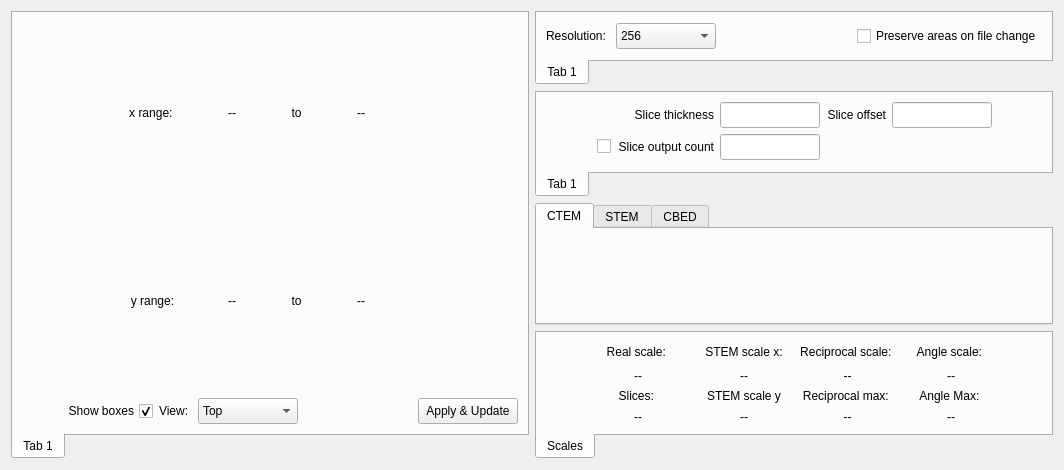
<?xml version="1.0" encoding="UTF-8"?>
<ui version="4.0">
 <class>AreaLayoutFrame</class>
 <widget class="QWidget" name="AreaLayoutFrame">
  <property name="geometry">
   <rect>
    <x>0</x>
    <y>0</y>
    <width>1064</width>
    <height>470</height>
   </rect>
  </property>
  <property name="windowTitle">
   <string>Form</string>
  </property>
  <layout class="QGridLayout" name="gridLayout" rowstretch="0,0,1,0" columnstretch="1,1">
   <item row="2" column="1">
    <widget class="QTabWidget" name="tabAreaWidget">
     <property name="sizePolicy">
      <sizepolicy hsizetype="Minimum" vsizetype="Minimum">
       <horstretch>0</horstretch>
       <verstretch>0</verstretch>
      </sizepolicy>
     </property>
     <property name="currentIndex">
      <number>0</number>
     </property>
     <widget class="QWidget" name="tbCtem">
      <attribute name="title">
       <string>CTEM</string>
      </attribute>
      <layout class="QHBoxLayout" name="horizontalLayout_2">
       <item>
        <layout class="QVBoxLayout" name="vCtemLayout">
         <property name="sizeConstraint">
          <enum>QLayout::SetDefaultConstraint</enum>
         </property>
        </layout>
       </item>
      </layout>
     </widget>
     <widget class="QWidget" name="tbStem">
      <attribute name="title">
       <string>STEM</string>
      </attribute>
      <layout class="QVBoxLayout" name="verticalLayout_3">
       <item>
        <layout class="QVBoxLayout" name="vStemLayout"/>
       </item>
      </layout>
     </widget>
     <widget class="QWidget" name="tbCbed">
      <attribute name="title">
       <string>CBED</string>
      </attribute>
      <layout class="QVBoxLayout" name="verticalLayout_2">
       <item>
        <layout class="QVBoxLayout" name="vCbedLayout"/>
       </item>
      </layout>
     </widget>
    </widget>
   </item>
   <item row="0" column="1">
    <widget class="tabPanel" name="tabGeneralWidget">
     <property name="sizePolicy">
      <sizepolicy hsizetype="Minimum" vsizetype="Minimum">
       <horstretch>0</horstretch>
       <verstretch>0</verstretch>
      </sizepolicy>
     </property>
     <property name="tabPosition">
      <enum>QTabWidget::South</enum>
     </property>
     <property name="currentIndex">
      <number>0</number>
     </property>
     <widget class="QWidget" name="tab_3">
      <attribute name="title">
       <string>Tab 1</string>
      </attribute>
      <layout class="QGridLayout" name="gridLayout_5">
       <item row="0" column="2">
        <spacer name="horizontalSpacer">
         <property name="orientation">
          <enum>Qt::Horizontal</enum>
         </property>
         <property name="sizeHint" stdset="0">
          <size>
           <width>40</width>
           <height>20</height>
          </size>
         </property>
        </spacer>
       </item>
       <item row="0" column="3">
        <widget class="QCheckBox" name="chkKeep">
         <property name="text">
          <string>Preserve areas on file change</string>
         </property>
        </widget>
       </item>
       <item row="0" column="0">
        <widget class="QLabel" name="label">
         <property name="text">
          <string>Resolution: </string>
         </property>
        </widget>
       </item>
       <item row="0" column="1">
        <widget class="QComboBox" name="cmbResolution">
         <property name="minimumSize">
          <size>
           <width>100</width>
           <height>26</height>
          </size>
         </property>
         <item>
          <property name="text">
           <string>256</string>
          </property>
         </item>
         <item>
          <property name="text">
           <string>512</string>
          </property>
         </item>
         <item>
          <property name="text">
           <string>768</string>
          </property>
         </item>
         <item>
          <property name="text">
           <string>1024</string>
          </property>
         </item>
         <item>
          <property name="text">
           <string>1536</string>
          </property>
         </item>
         <item>
          <property name="text">
           <string>2048</string>
          </property>
         </item>
         <item>
          <property name="text">
           <string>3072</string>
          </property>
         </item>
         <item>
          <property name="text">
           <string>4096</string>
          </property>
         </item>
         <item>
          <property name="text">
           <string>8192</string>
          </property>
         </item>
        </widget>
       </item>
      </layout>
     </widget>
    </widget>
   </item>
   <item row="1" column="1">
    <widget class="tabPanel" name="tabZWidget">
     <property name="sizePolicy">
      <sizepolicy hsizetype="Minimum" vsizetype="Minimum">
       <horstretch>0</horstretch>
       <verstretch>0</verstretch>
      </sizepolicy>
     </property>
     <property name="tabPosition">
      <enum>QTabWidget::South</enum>
     </property>
     <property name="currentIndex">
      <number>0</number>
     </property>
     <widget class="QWidget" name="tZ">
      <attribute name="title">
       <string>Tab 1</string>
      </attribute>
      <layout class="QGridLayout" name="gridLayout_3">
       <item row="0" column="2">
        <widget class="QLabel" name="label_4">
         <property name="text">
          <string>Slice thickness</string>
         </property>
         <property name="alignment">
          <set>Qt::AlignRight|Qt::AlignTrailing|Qt::AlignVCenter</set>
         </property>
        </widget>
       </item>
       <item row="0" column="3">
        <widget class="EditUnitsBox" name="edtSliceThickness">
         <property name="minimumSize">
          <size>
           <width>100</width>
           <height>26</height>
          </size>
         </property>
         <property name="maximumSize">
          <size>
           <width>100</width>
           <height>16777215</height>
          </size>
         </property>
        </widget>
       </item>
       <item row="0" column="7">
        <spacer name="horizontalSpacer_5">
         <property name="orientation">
          <enum>Qt::Horizontal</enum>
         </property>
         <property name="sizeHint" stdset="0">
          <size>
           <width>43</width>
           <height>20</height>
          </size>
         </property>
        </spacer>
       </item>
       <item row="0" column="0">
        <spacer name="horizontalSpacer_4">
         <property name="orientation">
          <enum>Qt::Horizontal</enum>
         </property>
         <property name="sizeHint" stdset="0">
          <size>
           <width>44</width>
           <height>20</height>
          </size>
         </property>
        </spacer>
       </item>
       <item row="0" column="4">
        <widget class="QLabel" name="label_5">
         <property name="text">
          <string>Slice offset</string>
         </property>
         <property name="alignment">
          <set>Qt::AlignRight|Qt::AlignTrailing|Qt::AlignVCenter</set>
         </property>
        </widget>
       </item>
       <item row="0" column="5">
        <widget class="EditUnitsBox" name="edtSliceOffset">
         <property name="minimumSize">
          <size>
           <width>100</width>
           <height>26</height>
          </size>
         </property>
         <property name="maximumSize">
          <size>
           <width>100</width>
           <height>16777215</height>
          </size>
         </property>
        </widget>
       </item>
       <item row="1" column="2">
        <widget class="QLabel" name="label_11">
         <property name="text">
          <string>Slice output count</string>
         </property>
         <property name="alignment">
          <set>Qt::AlignRight|Qt::AlignTrailing|Qt::AlignVCenter</set>
         </property>
        </widget>
       </item>
       <item row="1" column="3">
        <widget class="EditUnitsBox" name="edtSliceOutput">
         <property name="minimumSize">
          <size>
           <width>100</width>
           <height>26</height>
          </size>
         </property>
         <property name="maximumSize">
          <size>
           <width>100</width>
           <height>16777215</height>
          </size>
         </property>
        </widget>
       </item>
       <item row="1" column="1">
        <widget class="QCheckBox" name="chkSliceOutput">
         <property name="text">
          <string/>
         </property>
        </widget>
       </item>
      </layout>
     </widget>
    </widget>
   </item>
   <item row="3" column="1">
    <widget class="tabPanel" name="tabScaleWidget">
     <property name="sizePolicy">
      <sizepolicy hsizetype="Minimum" vsizetype="Minimum">
       <horstretch>0</horstretch>
       <verstretch>0</verstretch>
      </sizepolicy>
     </property>
     <property name="tabPosition">
      <enum>QTabWidget::South</enum>
     </property>
     <property name="currentIndex">
      <number>0</number>
     </property>
     <widget class="QWidget" name="tbScales">
      <attribute name="title">
       <string>Scales</string>
      </attribute>
      <layout class="QGridLayout" name="gridLayout_2" columnstretch="0,0,0,0,0,0,0">
       <item row="3" column="5">
        <widget class="QLabel" name="lblAngleScale">
         <property name="text">
          <string>--</string>
         </property>
         <property name="alignment">
          <set>Qt::AlignCenter</set>
         </property>
        </widget>
       </item>
       <item row="3" column="3">
        <widget class="QLabel" name="lblFreqScale">
         <property name="text">
          <string>--</string>
         </property>
         <property name="alignment">
          <set>Qt::AlignCenter</set>
         </property>
        </widget>
       </item>
       <item row="2" column="3">
        <widget class="QLabel" name="label_8">
         <property name="text">
          <string>Reciprocal scale: </string>
         </property>
         <property name="alignment">
          <set>Qt::AlignCenter</set>
         </property>
        </widget>
       </item>
       <item row="2" column="6">
        <spacer name="horizontalSpacer_3">
         <property name="orientation">
          <enum>Qt::Horizontal</enum>
         </property>
         <property name="sizeHint" stdset="0">
          <size>
           <width>0</width>
           <height>20</height>
          </size>
         </property>
        </spacer>
       </item>
       <item row="3" column="2">
        <widget class="QLabel" name="lblStemScaleX">
         <property name="minimumSize">
          <size>
           <width>100</width>
           <height>0</height>
          </size>
         </property>
         <property name="text">
          <string>--</string>
         </property>
         <property name="alignment">
          <set>Qt::AlignCenter</set>
         </property>
        </widget>
       </item>
       <item row="3" column="1">
        <widget class="QLabel" name="lblRealScale">
         <property name="minimumSize">
          <size>
           <width>100</width>
           <height>0</height>
          </size>
         </property>
         <property name="text">
          <string>--</string>
         </property>
         <property name="alignment">
          <set>Qt::AlignCenter</set>
         </property>
        </widget>
       </item>
       <item row="5" column="2">
        <widget class="QLabel" name="lblStemScaleY">
         <property name="minimumSize">
          <size>
           <width>100</width>
           <height>0</height>
          </size>
         </property>
         <property name="text">
          <string>--</string>
         </property>
         <property name="alignment">
          <set>Qt::AlignCenter</set>
         </property>
        </widget>
       </item>
       <item row="5" column="5">
        <widget class="QLabel" name="lblAngleMax">
         <property name="minimumSize">
          <size>
           <width>100</width>
           <height>0</height>
          </size>
         </property>
         <property name="text">
          <string>--</string>
         </property>
         <property name="alignment">
          <set>Qt::AlignCenter</set>
         </property>
        </widget>
       </item>
       <item row="4" column="3">
        <widget class="QLabel" name="label_3">
         <property name="text">
          <string>Reciprocal max: </string>
         </property>
         <property name="alignment">
          <set>Qt::AlignCenter</set>
         </property>
        </widget>
       </item>
       <item row="2" column="1">
        <widget class="QLabel" name="label_2">
         <property name="text">
          <string>Real scale: </string>
         </property>
         <property name="alignment">
          <set>Qt::AlignCenter</set>
         </property>
        </widget>
       </item>
       <item row="2" column="0">
        <spacer name="horizontalSpacer_2">
         <property name="orientation">
          <enum>Qt::Horizontal</enum>
         </property>
         <property name="sizeHint" stdset="0">
          <size>
           <width>0</width>
           <height>20</height>
          </size>
         </property>
        </spacer>
       </item>
       <item row="5" column="3">
        <widget class="QLabel" name="lblFreqMax">
         <property name="text">
          <string>--</string>
         </property>
         <property name="alignment">
          <set>Qt::AlignCenter</set>
         </property>
        </widget>
       </item>
       <item row="4" column="5">
        <widget class="QLabel" name="label_7">
         <property name="text">
          <string>Angle Max: </string>
         </property>
         <property name="alignment">
          <set>Qt::AlignCenter</set>
         </property>
        </widget>
       </item>
       <item row="2" column="5">
        <widget class="QLabel" name="label_10">
         <property name="text">
          <string>Angle scale: </string>
         </property>
         <property name="alignment">
          <set>Qt::AlignCenter</set>
         </property>
        </widget>
       </item>
       <item row="2" column="2">
        <widget class="QLabel" name="lblStemXHeader">
         <property name="text">
          <string>STEM scale x:</string>
         </property>
         <property name="alignment">
          <set>Qt::AlignCenter</set>
         </property>
        </widget>
       </item>
       <item row="4" column="2">
        <widget class="QLabel" name="lblStemYHeader">
         <property name="text">
          <string>STEM scale y</string>
         </property>
         <property name="alignment">
          <set>Qt::AlignCenter</set>
         </property>
        </widget>
       </item>
       <item row="5" column="1">
        <widget class="QLabel" name="lblSlices">
         <property name="minimumSize">
          <size>
           <width>100</width>
           <height>0</height>
          </size>
         </property>
         <property name="text">
          <string>--</string>
         </property>
         <property name="alignment">
          <set>Qt::AlignCenter</set>
         </property>
        </widget>
       </item>
       <item row="4" column="1">
        <widget class="QLabel" name="label_6">
         <property name="text">
          <string>Slices: </string>
         </property>
         <property name="alignment">
          <set>Qt::AlignCenter</set>
         </property>
        </widget>
       </item>
      </layout>
     </widget>
    </widget>
   </item>
   <item row="0" column="0" rowspan="4">
    <widget class="tabPanel" name="tbStructurePlot">
     <property name="tabPosition">
      <enum>QTabWidget::South</enum>
     </property>
     <property name="currentIndex">
      <number>0</number>
     </property>
     <widget class="QWidget" name="tPlot">
      <attribute name="title">
       <string>Tab 1</string>
      </attribute>
      <layout class="QVBoxLayout" name="verticalLayout">
       <item>
        <layout class="QVBoxLayout" name="vPlotLayout">
         <item>
          <layout class="QGridLayout" name="gridLayout_7">
           <item row="0" column="2">
            <widget class="QLabel" name="lblStructStartX">
             <property name="minimumSize">
              <size>
               <width>100</width>
               <height>0</height>
              </size>
             </property>
             <property name="text">
              <string>--</string>
             </property>
             <property name="alignment">
              <set>Qt::AlignCenter</set>
             </property>
            </widget>
           </item>
           <item row="0" column="1">
            <widget class="QLabel" name="label_17">
             <property name="text">
              <string>x range: </string>
             </property>
             <property name="alignment">
              <set>Qt::AlignCenter</set>
             </property>
            </widget>
           </item>
           <item row="0" column="4">
            <widget class="QLabel" name="lblStructFinishX">
             <property name="minimumSize">
              <size>
               <width>100</width>
               <height>0</height>
              </size>
             </property>
             <property name="text">
              <string>--</string>
             </property>
             <property name="alignment">
              <set>Qt::AlignCenter</set>
             </property>
            </widget>
           </item>
           <item row="0" column="0">
            <spacer name="horizontalSpacer_10">
             <property name="orientation">
              <enum>Qt::Horizontal</enum>
             </property>
             <property name="sizeHint" stdset="0">
              <size>
               <width>40</width>
               <height>20</height>
              </size>
             </property>
            </spacer>
           </item>
           <item row="0" column="3">
            <widget class="QLabel" name="label_18">
             <property name="text">
              <string> to </string>
             </property>
             <property name="alignment">
              <set>Qt::AlignCenter</set>
             </property>
            </widget>
           </item>
           <item row="0" column="5">
            <spacer name="horizontalSpacer_9">
             <property name="orientation">
              <enum>Qt::Horizontal</enum>
             </property>
             <property name="sizeType">
              <enum>QSizePolicy::Expanding</enum>
             </property>
             <property name="sizeHint" stdset="0">
              <size>
               <width>40</width>
               <height>20</height>
              </size>
             </property>
            </spacer>
           </item>
           <item row="1" column="2">
            <widget class="QLabel" name="lblStructStartY">
             <property name="minimumSize">
              <size>
               <width>100</width>
               <height>0</height>
              </size>
             </property>
             <property name="text">
              <string>--</string>
             </property>
             <property name="alignment">
              <set>Qt::AlignCenter</set>
             </property>
            </widget>
           </item>
           <item row="1" column="3">
            <widget class="QLabel" name="label_19">
             <property name="text">
              <string> to </string>
             </property>
             <property name="alignment">
              <set>Qt::AlignCenter</set>
             </property>
            </widget>
           </item>
           <item row="1" column="1">
            <widget class="QLabel" name="label_16">
             <property name="text">
              <string>y range:</string>
             </property>
             <property name="alignment">
              <set>Qt::AlignCenter</set>
             </property>
            </widget>
           </item>
           <item row="1" column="4">
            <widget class="QLabel" name="lblStructFinishY">
             <property name="minimumSize">
              <size>
               <width>100</width>
               <height>0</height>
              </size>
             </property>
             <property name="text">
              <string>--</string>
             </property>
             <property name="alignment">
              <set>Qt::AlignCenter</set>
             </property>
            </widget>
           </item>
          </layout>
         </item>
         <item>
          <layout class="QHBoxLayout" name="horizontalLayout" stretch="0,0,0,0,1,0">
           <item>
            <spacer name="horizontalSpacer_8">
             <property name="orientation">
              <enum>Qt::Horizontal</enum>
             </property>
             <property name="sizeHint" stdset="0">
              <size>
               <width>40</width>
               <height>20</height>
              </size>
             </property>
            </spacer>
           </item>
           <item>
            <widget class="QCheckBox" name="chkShowRect">
             <property name="layoutDirection">
              <enum>Qt::RightToLeft</enum>
             </property>
             <property name="text">
              <string>Show boxes</string>
             </property>
             <property name="checked">
              <bool>true</bool>
             </property>
            </widget>
           </item>
           <item>
            <widget class="QLabel" name="label_9">
             <property name="text">
              <string>View: </string>
             </property>
            </widget>
           </item>
           <item>
            <widget class="QComboBox" name="cmbViewDirection">
             <property name="minimumSize">
              <size>
               <width>100</width>
               <height>26</height>
              </size>
             </property>
             <item>
              <property name="text">
               <string>Top</string>
              </property>
             </item>
             <item>
              <property name="text">
               <string>Front</string>
              </property>
             </item>
             <item>
              <property name="text">
               <string>Left</string>
              </property>
             </item>
             <item>
              <property name="text">
               <string>Bottom</string>
              </property>
             </item>
             <item>
              <property name="text">
               <string>Back</string>
              </property>
             </item>
             <item>
              <property name="text">
               <string>Right</string>
              </property>
             </item>
            </widget>
           </item>
           <item>
            <spacer name="horizontalSpacer_7">
             <property name="orientation">
              <enum>Qt::Horizontal</enum>
             </property>
             <property name="sizeHint" stdset="0">
              <size>
               <width>40</width>
               <height>20</height>
              </size>
             </property>
            </spacer>
           </item>
           <item>
            <widget class="QPushButton" name="btnApplyUpdate">
             <property name="minimumSize">
              <size>
               <width>100</width>
               <height>26</height>
              </size>
             </property>
             <property name="text">
              <string>Apply &amp;&amp; Update</string>
             </property>
            </widget>
           </item>
          </layout>
         </item>
        </layout>
       </item>
      </layout>
     </widget>
    </widget>
   </item>
  </layout>
 </widget>
 <customwidgets>
  <customwidget>
   <class>EditUnitsBox</class>
   <extends>QLineEdit</extends>
   <header>controls/editunitsbox.h</header>
  </customwidget>
  <customwidget>
   <class>tabPanel</class>
   <extends>QTabWidget</extends>
   <header>controls/tabpanel.h</header>
   <container>1</container>
  </customwidget>
 </customwidgets>
 <tabstops>
  <tabstop>edtSliceThickness</tabstop>
  <tabstop>edtSliceOffset</tabstop>
 </tabstops>
 <resources/>
 <connections/>
</ui>
